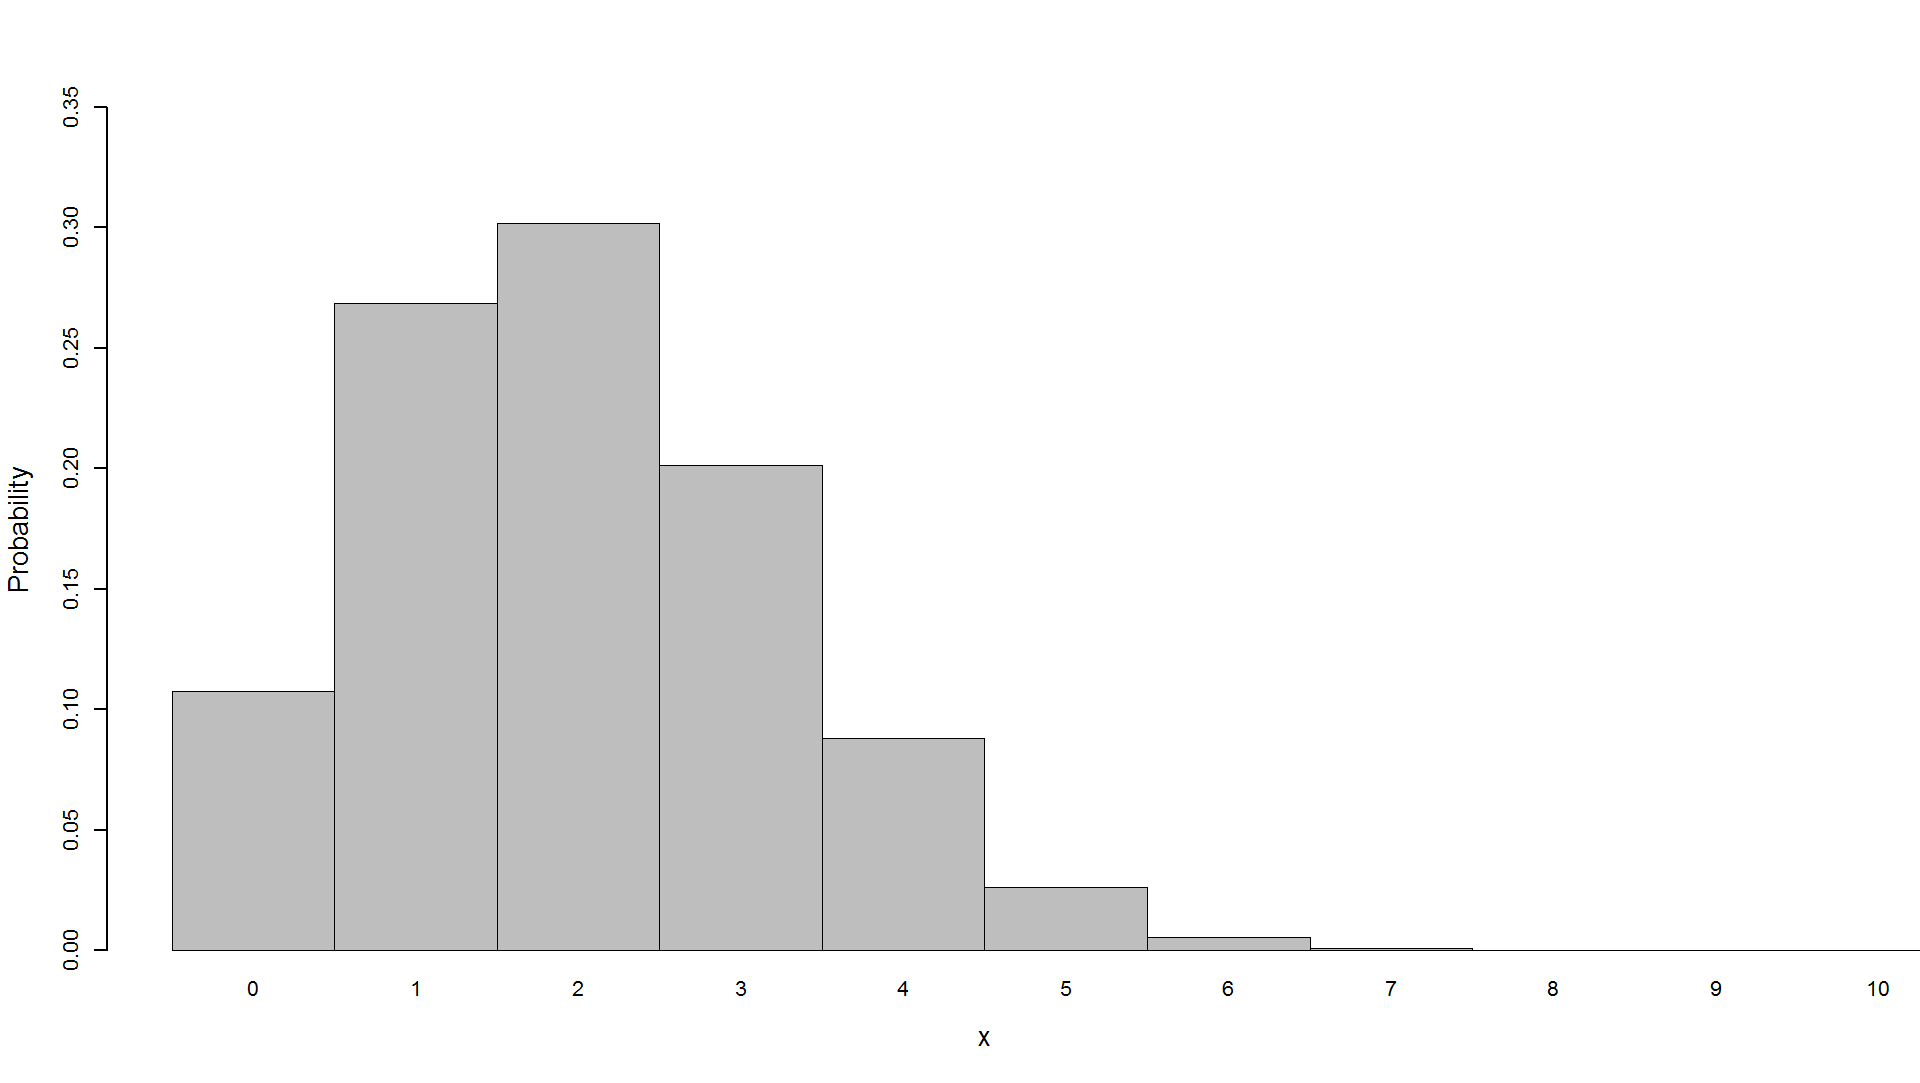

Generate this figure with R:
# define plot paramters
par(cex=1.3, mar=c(5, 4, 4, 2) + 0.3)
# define a function hist.binom that plots a histogram of the binomial distribution
# dbinom is the function to create the binomial distribution using size n and prob p
 hist.binom = function(n,p,color=0)
{
         x = 0:n
         p = dbinom(x,n,p)
   names(p)= as.character(0:n)
   barplot(p, space = 0, ylim = c(0,0.35),
           xlim = c(0,n), lwd = 2,col = "grey",
           xlab = "x", ylab = "Probability")
}
hist.binom(10,0.2)
